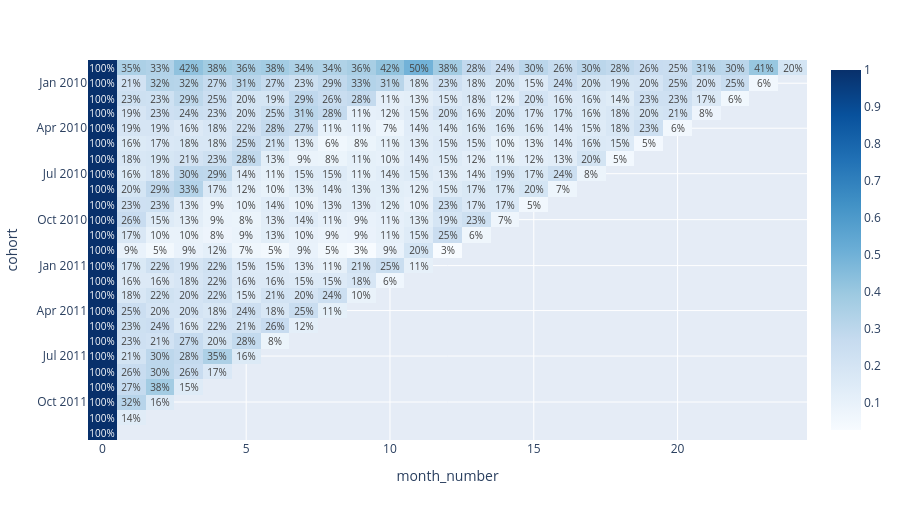

Here is the notebook cell this chart was saved with:
### Markdown cell above
## Когорты

Когорта — месяц первой покупки идентифицированного клиента. Активный месяц засчитывается один
раз, сколько бы покупок в нём ни было.

### Code cell
coh = pd.read_parquet(MARTS_DIR / "cohort_retention.parquet")
matrix = m.cohort_pivot(coh)
fig = px.imshow(matrix, text_auto=".0%", aspect="auto", color_continuous_scale="Blues")
fig.update_layout(height=520)
fig.show()

### Figure 1 — Plotly figure (JSON) as saved in the notebook; plotly's stock layout.template omitted (floating-point values rounded to 4 significant figures; data arrays with more than 128 entries replaced by an {"elided": "..."} marker saying what was removed)
{"data": [{"coloraxis": "coloraxis", "hovertemplate": "month_number: %{x}<br>cohort: %{y}<br>color: %{z}<extra></extra>", "name": "0", "texttemplate": "%{z:.0%}", "type": "heatmap", "x": [0, 1, 2, 3, 4, 5, 6, 7, 8, 9, 10, 11, 12, 13, 14, 15, 16, 17, 18, 19, 20, 21, 22, 23, 24], "xaxis": "x", "y": ["2009-12", "2010-01", "2010-02", "2010-03", "2010-04", "2010-05", "2010-06", "2010-07", "2010-08", "2010-09", "2010-10", "2010-11", "2010-12", "2011-01", "2011-02", "2011-03", "2011-04", "2011-05", "2011-06", "2011-07", "2011-08", "2011-09", "2011-10", "2011-11", "2011-12"], "yaxis": "y", "z": {"elided": "25x25 float values"}}], "layout": {"coloraxis": {"autocolorscale": false, "colorscale": [[0.0, "rgb(247,251,255)"], [0.125, "rgb(222,235,247)"], [0.25, "rgb(198,219,239)"], [0.375, "rgb(158,202,225)"], [0.5, "rgb(107,174,214)"], [0.625, "rgb(66,146,198)"], [0.75, "rgb(33,113,181)"], [0.875, "rgb(8,81,156)"], [1.0, "rgb(8,48,107)"]]}, "height": 520, "margin": {"t": 60}, "xaxis": {"anchor": "y", "domain": [0.0, 1.0], "title": {"text": "month_number"}}, "yaxis": {"anchor": "x", "autorange": "reversed", "domain": [0.0, 1.0], "title": {"text": "cohort"}}}}
